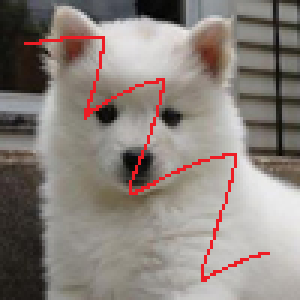
//> input picture dogo_1_in.bmp, 100 x 100 px (shown 3 times larger)
$ ./main dogo_1_in.bmp out.png   (built with g++ and OpenCV 4)
//> lines starting //> are read from the running program, lines starting //| are printed output that depends on the picture; after the words box and inside, x2 and y2 are one past the last pixel; in counts of white or black regions, pixels touching at a corner belong together
#include <opencv2/opencv.hpp>
#include <cstdio>
#include <cmath>
#include <vector>
#include <map>

using namespace cv;

#define RATIO 0.01

std::vector<unsigned char> get_bgr(Vec3b &v){
	std::vector<unsigned char> bgr;

	bgr.push_back(v[0]);
	bgr.push_back(v[1]);
	bgr.push_back(v[2]);

	return bgr;
}

double pixel_distance(Vec3b p1, Vec3b p2){
	double dist;
	int i;

	for (i = 0, dist = 0.0; i < 3; i++){
		dist += ((int)p1[i] - (int)p2[i]) * ((int)p1[i] - (int)p2[i]);
	}

	return sqrt(dist);
}

bool inside(int x, int y, int n, int m){
	return 0 <= x and x < n and 0 <= y and y < m;
}

int main(int argc, char *argv[]){
	int threshold, x, y, bad_x, bad_y, used, k, a, i, j;
	std::map<std::vector<unsigned char>, int> freq;
	std::vector<unsigned char> bgr;
	Vec3b p, bad_p, best_p;
	Mat original, ans, mask;
	double dist, best_dist;
	bool use;

	// Wrong usage.
	if (argc != 3){
		printf("Usage: ./main <image_in.bmp> <image_out.bmp>\n");
	}

	printf("Reading image...\n");

	// Reading image.
	original = imread(argv[1], 1);
//> original is the input picture: 100 rows x 100 cols, CV_8UC3; mean B, G, R 123.5, 129.4, 138.8

	// Image with no data.
	if (!original.data){
		printf("No image data.\n");
		return -1;
	}

	printf("Counting frequency...\n");

	// Counting color frequency.
	for (x = 0; x < original.rows; x++){
		for (y = 0; y < original.cols; y++){
			freq[get_bgr(original.at<Vec3b>(x, y))]++;
		}
	}
//> after the loop, freq = 4926 items

	// Defining threshold and allocating mask.
	threshold = RATIO * (original.rows * original.cols);
//> threshold = 100
	mask = Mat(original.rows, original.cols, CV_8UC3);

	printf("Obtaining mask...\n");

	// Obtaining mask.
	for (x = 0; x < original.rows; x++){
		for (y = 0; y < original.cols; y++){
			if (freq[get_bgr(original.at<Vec3b>(x, y))] <= threshold){
				mask.at<Vec3b>(x, y)[0] = mask.at<Vec3b>(x, y)[1] = mask.at<Vec3b>(x, y)[2] = 255;
			}
			else{
				mask.at<Vec3b>(x, y)[0] = mask.at<Vec3b>(x, y)[1] = mask.at<Vec3b>(x, y)[2] = 0;
			}
		}
	}
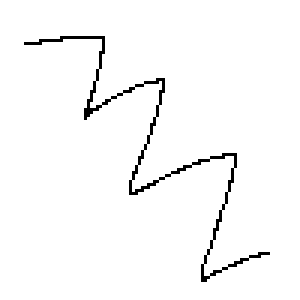
//> mask: 100 rows x 100 cols, CV_8UC3 (shown 3 times larger); 97.5% white; black in thin lines or dots, all inside (x1, y1, x2, y2) = (8, 12, 90, 94)

	printf("Writing mask...\n");

	// Writing mask.
	imwrite("mask.bmp", mask);

	printf("Inpainting image...\n");

	// Initializing.
	ans = Mat(original.rows, original.cols, CV_8UC3);
	k = 7;
	a = (k - 1) / 2;

	// For every bad pixel.
	for (bad_x = 0; bad_x < original.rows; bad_x++){
		for (bad_y = 0; bad_y < original.cols; bad_y ++){
			printf("Inpainting pixel (%d, %d)\n", bad_x, bad_y);

			// If it's bad.
			if (mask.at<Vec3b>(bad_x, bad_y)[0] == 0){
				best_dist = -1.0;

				// For every good pixel.
				for (x = 0; x < original.rows; x++){
					for (y = 0; y < original.cols; y++){
						// If it's good.
						if (mask.at<Vec3b>(x, y)[0] != 0){
							dist = 0.0;
							used = 0;

							for (i = -a; i <= a; i++){
								for (j = -a; j <= a; j++){
									use = true;

									// Retrieving a good pixel from a bad pixel area.
									if (inside(bad_x + i, bad_y + j, original.rows, original.cols)){
										if (mask.at<Vec3b>(bad_x + i, bad_y + j)[0] == 0){
											use = false;
										}
										else{
											bad_p = original.at<Vec3b>(bad_x + i, bad_y + j);
										}
									}
									else{
										bad_p[0] = bad_p[1] = bad_p[2] = 0;
									}

									// Retrieving a good pixel from a bad pixel area.
									if (inside(x + i, y + j, original.rows, original.cols)){
										if (mask.at<Vec3b>(x + i, y + j)[0] == 0){
											use = false;
										}
										else{
											p = original.at<Vec3b>(x + i, y + j);
										}
									}
									else{
										p[0] = p[1] = p[2] = 0;
									}

									if (use){
										used++;
										dist += pixel_distance(p, bad_p);
									}
								}
							}

							dist /= (double)used;

							if (best_dist == -1.0 or dist < best_dist){
								best_dist = dist;
								best_p = original.at<Vec3b>(x, y);
							}
						}
					}
				}

				ans.at<Vec3b>(bad_x, bad_y) = best_p;
			}
			else{
				ans.at<Vec3b>(bad_x, bad_y) = original.at<Vec3b>(bad_x, bad_y);
			}
		}
	}
//> this loop made 100 passes
//> (best_dist, dist, used, use, bad_p) on passes 13 to 24: (9.18, 272.5, 42, true, [208, 213, 214]), (9.05, 271.5, 41, true, [204, 209, 210]), (8.71, 268.3, 39, true, [199, 204, 205]), (8.24, 268.5, 38, true, [198, 202, 203]), (9.09, 247.8, 41, true, [199, 202, 206]), (9.02, 251.6, 41, true, [197, 198, 202]), (11.82, 219.2, 41, true, [180, 183, 187]), (10.29, 225.2, 41, true, [183, 188, 191]), (10.06, 229.2, 41, true, [178, 185, 188]), (9.82, 225.6, 42, true, [166, 173, 176]), (9.75, 216.3, 42, true, [151, 160, 163]), (8.41, 180.6, 42, true, [131, 140, 150])
//> (best_dist, dist, used, use) on passes 1 to 6: (0, 0, 0, false), (0, 0, 0, false), (0, 0, 0, false), (0, 0, 0, false), (0, 0, 0, false), (0, 0, 0, false)
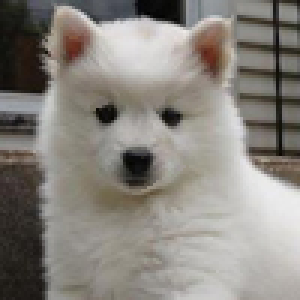
//> ans: 100 rows x 100 cols, CV_8UC3 (shown 3 times larger); mean B, G, R 126.1, 132.4, 136.7
//> after the loop, best_dist = 4.91; dist = 252.5; used = 39; use = true; bad_p = [200, 199, 201]; best_p = [188, 192, 193]

	// Writing image.
	imwrite(argv[2], ans);

	// namedWindow("Display Image", WINDOW_AUTOSIZE);
	// imshow("Display Image", ans);

	// waitKey(0);

	return 0;
}
